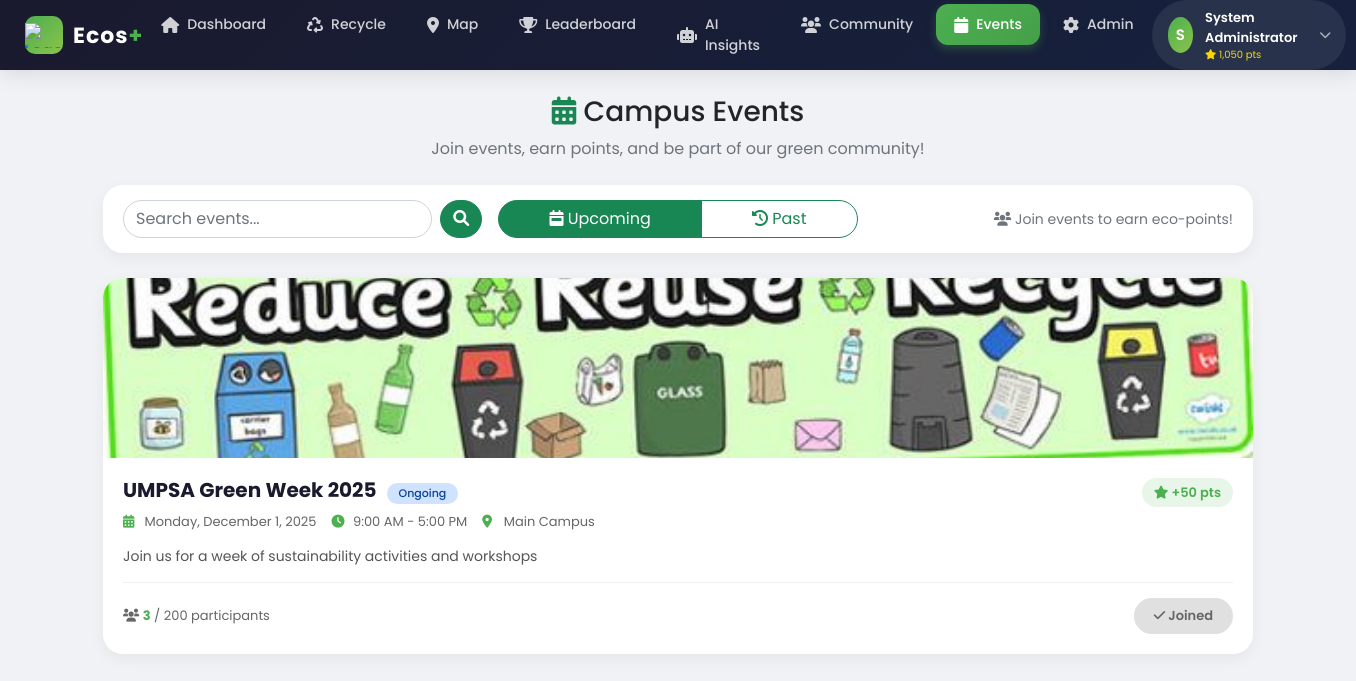
Screenshot of /events.php (signed in) with the database file from the repository.
### tables this page shows
CREATE TABLE `users` (
  `id` int(11) NOT NULL,
  `username` varchar(50) NOT NULL,
  `email` varchar(100) NOT NULL,
  `password` varchar(255) NOT NULL,
  `full_name` varchar(100) NOT NULL,
  `bio` text DEFAULT NULL,
  `profile_image` varchar(255) DEFAULT NULL,
  `phone` varchar(20) DEFAULT NULL,
  `faculty` varchar(100) DEFAULT NULL,
  `year_of_study` int(11) DEFAULT NULL,
  `student_id` varchar(20) DEFAULT NULL,
  `role` enum('user','admin') DEFAULT 'user',
  `points` int(11) DEFAULT 0,
  `theme` enum('light','dark') DEFAULT 'light',
  `language` enum('en','ms') DEFAULT 'en',
  `email_verified` tinyint(1) DEFAULT 1,
  `reset_token` varchar(255) DEFAULT NULL,
  `reset_expires` timestamp NULL DEFAULT NULL,
  `is_active` tinyint(1) DEFAULT 1,
  `created_at` timestamp NOT NULL DEFAULT current_timestamp(),
  `last_login` timestamp NULL DEFAULT NULL,
  `default_privacy` enum('public','followers','private') DEFAULT 'public'
);

CREATE TABLE `campus_events` (
  `id` int(11) NOT NULL,
  `title` varchar(255) NOT NULL,
  `description` text DEFAULT NULL,
  `location` varchar(255) DEFAULT NULL,
  `latitude` decimal(10,8) DEFAULT NULL,
  `longitude` decimal(11,8) DEFAULT NULL,
  `start_date` datetime NOT NULL,
  `end_date` datetime NOT NULL,
  `banner_image` varchar(255) DEFAULT NULL,
  `max_participants` int(11) DEFAULT 100,
  `current_participants` int(11) DEFAULT 0,
  `points_reward` int(11) DEFAULT 10,
  `created_by` int(11) DEFAULT NULL,
  `is_active` tinyint(1) DEFAULT 1,
  `created_at` timestamp NOT NULL DEFAULT current_timestamp()
);

### includes/auth.php (called while the page is built, shortened)
<?php
function getConnection() {
    static $conn = null;
    if ($conn === null) {
        $host = 'localhost';
        $user = 'root';
        $password = '';
        $database = 'ecos_plus';
        $conn = new mysqli($host, $user, $password, $database);
    }
    return $conn;
}
function isAdmin() {
    return isset($_SESSION['user_role']) && $_SESSION['user_role'] === 'admin';
}
function getCurrentUser() {
    $conn = getConnection();
    $user_id = $_SESSION['user_id'];
    $sql = "SELECT id, email, full_name, phone, points, role, profile_image, bio, created_at FROM users WHERE id = ?";
    $stmt = $conn->prepare($sql);
    $stmt->bind_param("i", $user_id);
    $stmt->execute();
    $result = $stmt->get_result();
    $user = $result->fetch_assoc();
    return $user;
}
?>

### events.php (the view, shortened to what this page needs)
<?php
require_once 'includes/auth.php';
$conn = getConnection();
$user_id = $_SESSION['user_id'];
$navbar_user = getCurrentUser();
$navbar_initial = $navbar_user ? strtoupper(substr($navbar_user['full_name'], 0, 1)) : 'U';
$filter = isset($_GET['filter']) ? $_GET['filter'] : 'upcoming';
$search = isset($_GET['search']) ? trim($_GET['search']) : '';
$sql = "SELECT e.*, (SELECT COUNT(*) FROM event_participants WHERE event_id = e.id) as participant_count, (SELECT COUNT(*) FROM event_participants WHERE event_id = e.id AND user_id = $user_id) as user_joined FROM campus_events e WHERE e.is_active = 1";
if ($filter == 'upcoming') { $sql .= " AND e.end_date > NOW()"; } elseif ($filter == 'past') { $sql .= " AND e.end_date < NOW()"; }
$sql .= " ORDER BY e.start_date ASC";
$events = $conn->query($sql);
?>
<!DOCTYPE html>
<html lang="en">
<head>
    <link href="https://cdn.jsdelivr.net/npm/bootstrap@5.1.3/dist/css/bootstrap.min.css" rel="stylesheet">
    <link rel="stylesheet" href="https://cdnjs.cloudflare.com/ajax/libs/font-awesome/6.0.0/css/all.min.css">
</head>
<body>
<nav class="navbar-custom">
    <div class="navbar-container">
        <div style="display: flex; justify-content: space-between; align-items: center;">
            <a href="dashboard.php" class="navbar-brand-custom"><div class="logo-icon">
                    <img src="assets/images/umpsa.png" alt="Logo" style="height:25px; object-fit:cover;">
                </div><div class="logo-text">Ecos<span>+</span></div></a>
            <ul class="nav-links">
                <li><a href="dashboard.php" class="nav-link-custom"><i class="fas fa-home"></i> Dashboard</a></li>
                <li><a href="activity.php" class="nav-link-custom"><i class="fas fa-recycle"></i> Recycle</a></li>
                <li><a href="map.php" class="nav-link-custom"><i class="fas fa-map-marker-alt"></i> Map</a></li>
                <li><a href="leaderboard.php" class="nav-link-custom"><i class="fas fa-trophy"></i> Leaderboard</a></li>
                <li><a href="ai-insights.php" class="nav-link-custom"><i class="fas fa-robot"></i> AI Insights</a></li>
                <li><a href="community.php" class="nav-link-custom"><i class="fas fa-users"></i> Community</a></li>
                <li><a href="events.php" class="nav-link-custom active"><i class="fas fa-calendar"></i> Events</a></li>
                <?php if (isAdmin()): ?>
                <li><a href="admin/dashboard.php" class="nav-link-custom"><i class="fas fa-cog"></i> Admin</a></li>
                <?php endif; ?>
            </ul>
            <div class="user-dropdown">
                <div class="user-trigger"><div class="user-avatar"><?php echo $navbar_initial; ?></div><div class="user-info"><span class="user-name"><?php echo htmlspecialchars($navbar_user['full_name'] ?? 'User'); ?></span><span class="user-points"><i class="fas fa-star"></i> <?php echo number_format($navbar_user['points'] ?? 0); ?> pts</span></div><i class="fas fa-chevron-down dropdown-arrow"></i></div>
            </div>
        </div>
    </div>
</nav>
<div class="container-custom">
    <div class="text-center mb-4"><h3><i class="fas fa-calendar-alt text-success"></i> Campus Events</h3><p class="text-muted">Join events, earn points, and be part of our green community!</p></div>
    <div class="filter-bar"><div class="row g-3 align-items-center"><div class="col-md-4"><form method="GET" action="" class="d-flex gap-2"><input type="text" class="form-control" name="search" placeholder="Search events..." value="<?php echo htmlspecialchars($search); ?>" style="border-radius: 40px;"><button type="submit" class="btn btn-success" style="border-radius: 40px;"><i class="fas fa-search"></i></button></form></div><div class="col-md-4"><div class="btn-group w-100" role="group"><a href="?filter=upcoming" class="btn btn-outline-success <?php echo $filter == 'upcoming' ? 'active' : ''; ?>" style="border-radius: 40px 0 0 40px;"><i class="fas fa-calendar-week"></i> Upcoming</a><a href="?filter=past" class="btn btn-outline-success <?php echo $filter == 'past' ? 'active' : ''; ?>" style="border-radius: 0 40px 40px 0;"><i class="fas fa-history"></i> Past</a></div></div><div class="col-md-4 text-md-end"><small class="text-muted"><i class="fas fa-users"></i> Join events to earn eco-points!</small></div></div></div>
    <?php if ($events->num_rows > 0): ?>
        <?php while($event = $events->fetch_assoc()): $isJoined = $event['user_joined'] > 0; $isFull = $event['participant_count'] >= $event['max_participants']; $isEnded = strtotime($event['end_date']) < time(); $isOngoing = strtotime($event['start_date']) <= time() && strtotime($event['end_date']) >= time(); $statusClass = $isEnded ? 'badge-ended' : ($isOngoing ? 'badge-ongoing' : 'badge-upcoming'); $statusText = $isEnded ? 'Ended' : ($isOngoing ? 'Ongoing' : 'Upcoming'); ?>
            <div class="event-card"><?php if ($event['banner_image'] && file_exists($event['banner_image'])): ?><img src="<?php echo $event['banner_image']; ?>" class="event-banner" alt="<?php echo htmlspecialchars($event['title']); ?>"><?php else: ?><div class="event-banner-placeholder"><i class="fas fa-leaf"></i></div><?php endif; ?><div class="event-content"><div class="d-flex justify-content-between align-items-start flex-wrap"><h4 class="event-title"><?php echo htmlspecialchars($event['title']); ?><span class="badge-status <?php echo $statusClass; ?>"><?php echo $statusText; ?></span></h4><div class="points-badge"><i class="fas fa-star"></i> +<?php echo $event['points_reward']; ?> pts</div></div><div class="event-meta"><span><i class="fas fa-calendar-alt"></i> <?php echo date('l, F j, Y', strtotime($event['start_date'])); ?></span><span><i class="fas fa-clock"></i> <?php echo date('g:i A', strtotime($event['start_date'])); ?> - <?php echo date('g:i A', strtotime($event['end_date'])); ?></span><?php if ($event['location']): ?><span><i class="fas fa-map-marker-alt"></i> <?php echo htmlspecialchars($event['location']); ?></span><?php endif; ?></div><div class="event-description"><?php echo nl2br(htmlspecialchars(substr($event['description'], 0, 150))); ?><?php if (strlen($event['description']) > 150): ?>...<?php endif; ?></div><div class="event-stats"><div class="participant-count"><i class="fas fa-users"></i> <span class="count"><?php echo $event['participant_count']; ?></span> / <?php echo $event['max_participants']; ?> participants</div><?php if ($isEnded): ?><button class="btn-join btn-joined" disabled><i class="fas fa-check-circle"></i> Event Ended</button><?php elseif ($isJoined): ?><button class="btn-join btn-joined" disabled><i class="fas fa-check"></i> Joined</button><?php elseif ($isFull): ?><button class="btn-join btn-full" disabled><i class="fas fa-ban"></i> Full</button><?php else: ?><a href="?join=<?php echo $event['id']; ?>&filter=<?php echo $filter; ?>&search=<?php echo urlencode($search); ?>" class="btn-join" onclick="return confirm('Join this event? You will earn <?php echo $event['points_reward']; ?> points!')"><i class="fas fa-calendar-plus"></i> Join Event</a><?php endif; ?></div></div></div>
        <?php endwhile; ?>
    <?php else: ?>
        <div class="empty-state"><i class="fas fa-calendar-times" style="font-size: 64px; color: #ccc;"></i><h5 class="mt-3 text-muted">No events found</h5><p class="text-muted">Check back later for exciting campus events!</p></div>
    <?php endif; ?>
</div>
</body>
</html>

### events.php (style rules this page uses)
* { margin: 0; padding: 0; box-sizing: border-box; }
body { background: #f0f2f5; font-family: 'Poppins', sans-serif; }
.navbar-custom { background: linear-gradient(135deg, #1a1a2e 0%, #16213e 100%); box-shadow: 0 4px 20px rgba(0,0,0,0.1); padding: 0; position: sticky; top: 0; z-index: 1000; }
.navbar-container { max-width: 1400px; margin: 0 auto; padding: 0 25px; }
.navbar-brand-custom { display: flex; align-items: center; gap: 10px; text-decoration: none; padding: 12px 0; }
.logo-icon { width: 38px; height: 38px; background: linear-gradient(135deg, #4CAF50, #8BC34A); border-radius: 10px; display: flex; align-items: center; justify-content: center; }
.logo-text { font-size: 22px; font-weight: 700; color: white; letter-spacing: 1px; }
.logo-text span { color: #4CAF50; }
.nav-links { display: flex; gap: 5px; margin: 0; padding: 0; list-style: none; }
.nav-link-custom { display: flex; align-items: center; gap: 8px; padding: 10px 18px; color: rgba(255,255,255,0.8); text-decoration: none; font-weight: 500; font-size: 14px; border-radius: 12px; transition: all 0.3s ease; }
.nav-link-custom i { font-size: 16px; }
.nav-link-custom.active { background: linear-gradient(135deg, #4CAF50, #45a049); color: white; box-shadow: 0 4px 10px rgba(76,175,80,0.3); }
.user-dropdown { position: relative; cursor: pointer; }
.user-trigger { display: flex; align-items: center; gap: 12px; padding: 8px 16px; background: rgba(255,255,255,0.08); border-radius: 40px; transition: all 0.3s ease; }
.user-avatar { width: 36px; height: 36px; border-radius: 50%; background: linear-gradient(135deg, #4CAF50, #8BC34A); display: flex; align-items: center; justify-content: center; font-weight: 600; font-size: 15px; color: white; }
.user-info { display: flex; flex-direction: column; }
.user-name { font-size: 13px; font-weight: 600; color: white; }
.user-points { font-size: 10px; color: #FFD700; }
.dropdown-arrow { color: rgba(255,255,255,0.6); font-size: 12px; transition: transform 0.3s; }
.container-custom { max-width: 1200px; margin: 0 auto; padding: 25px; }
.filter-bar { background: white; border-radius: 20px; padding: 15px 20px; margin-bottom: 25px; box-shadow: 0 5px 15px rgba(0,0,0,0.05); }
.event-card { background: white; border-radius: 20px; overflow: hidden; margin-bottom: 25px; box-shadow: 0 5px 15px rgba(0,0,0,0.05); transition: transform 0.3s, box-shadow 0.3s; }
.event-banner { width: 100%; height: 180px; object-fit: cover; }
.event-content { padding: 20px; }
.event-title { font-size: 20px; font-weight: 700; margin-bottom: 8px; color: #1a1a2e; }
.event-meta { display: flex; flex-wrap: wrap; gap: 15px; margin-bottom: 15px; font-size: 13px; color: #666; }
.event-meta i { width: 18px; color: #4CAF50; }
.event-description { font-size: 14px; color: #555; line-height: 1.5; margin-bottom: 15px; }
.event-stats { display: flex; justify-content: space-between; align-items: center; padding-top: 15px; border-top: 1px solid #f0f0f0; }
.participant-count { font-size: 13px; color: #666; }
.participant-count .count { font-weight: 700; color: #4CAF50; }
.points-badge { background: #e8f5e9; padding: 5px 12px; border-radius: 30px; font-size: 13px; font-weight: 600; color: #4CAF50; }
.btn-join { background: linear-gradient(135deg, #4CAF50, #45a049); color: white; border: none; padding: 8px 20px; border-radius: 30px; font-weight: 600; font-size: 13px; transition: all 0.3s; }
.btn-joined { background: #e0e0e0; color: #666; cursor: default; }
.badge-status { display: inline-block; padding: 4px 12px; border-radius: 20px; font-size: 11px; font-weight: 500; margin-left: 10px; }
.badge-ongoing { background: #cfe2ff; color: #084298; }

### rows the page displays
users: full_name "S", full_name "System Administrator", points "1,050"
campus_events: banner_image (picture), title "UMPSA Green Week 2025", statusText "Ongoing", points_reward "50", start_date "Monday, December 1, 2025", start_date "9:00 AM", end_date "5:00 PM", location "Main Campus", description "Join us for a week of sustainability activities and workshops", participant_count "3", max_participants "200", shows "Joined"
